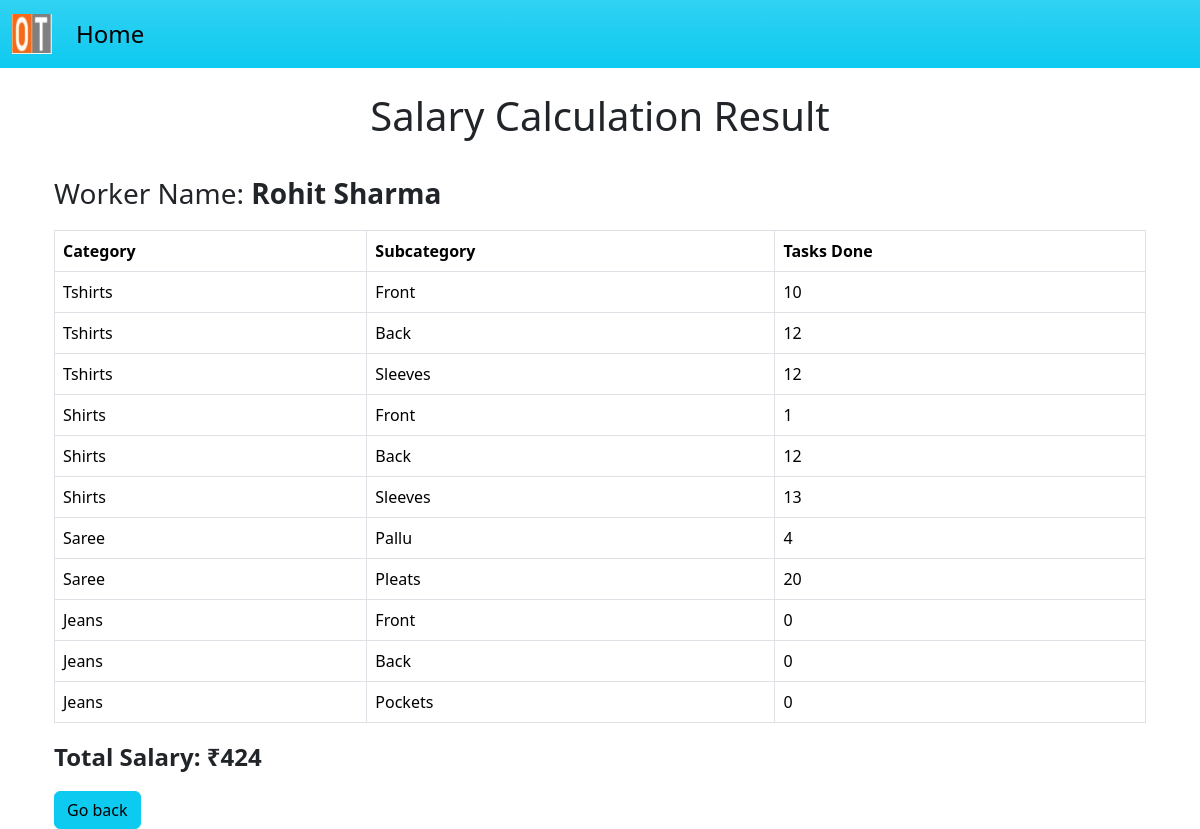
Page /result/5 on the committed database.
### app.py (models this page shows)
class Worker(db.Model):
    id = db.Column(db.Integer, primary_key=True)
    name = db.Column(db.String(100), nullable=False)
    tasks = db.relationship('Task', backref='worker', lazy=True)

class Task(db.Model):
    id = db.Column(db.Integer, primary_key=True)
    worker_id = db.Column(db.Integer, db.ForeignKey('worker.id'), nullable=False)
    category = db.Column(db.String(50), nullable=False)
    subcategory = db.Column(db.String(50), nullable=False)
    tasks_done = db.Column(db.Integer, nullable=False)

### app.py (the view)
@app.route('/result/<int:worker_id>')
def result(worker_id):
    worker = Worker.query.get(worker_id)
    tasks_data = Task.query.filter_by(worker_id=worker.id).all()
    total_salary = calculate_total_salary(tasks_data)
    return render_template('result.html', worker=worker, tasks_data=tasks_data, total_salary=total_salary)

### app.py (called while the page is built)
def calculate_total_salary(tasks_data):
    total_salary = 0
    for task in tasks_data:
        price = prices[task.category][task.subcategory]
        total_salary += task.tasks_done * price
    return total_salary

### templates/result.html (shortened to what this page needs)
{% extends 'base.html' %}
{% block content %}
<body>
    <div class="container mt-4">
        <h1 class="text-center">Salary Calculation Result</h1>
        <br>
        <p class="fs-3">Worker Name: <b>{{ worker.name }}</b></p>
        <table class="table table-bordered">
            <thead>
                <tr>
                    <th>Category</th>
                    <th>Subcategory</th>
                    <th>Tasks Done</th>
                </tr>
            </thead>
            <tbody>
                {% for task in tasks_data %}
                    <tr>
                        <td>{{ task.category }}</td>
                        <td>{{ task.subcategory }}</td>
                        <td>{{ task.tasks_done }}</td>
                    </tr>
                {% endfor %}
            </tbody>
        </table>
        <p class="fs-4 fw-bold">Total Salary: <span>&#8377;</span>{{ total_salary }}</p>
        <a href="{{ url_for('salary_calculator') }}" class="btn btn-info">Go back</a>
    </div>
{% endblock %}

### rows in the picture
Worker: name "Rohit Sharma"
Task: category "Tshirts", subcategory "Front", tasks_done "10"
Task: category "Tshirts", subcategory "Back", tasks_done "12"
Task: category "Tshirts", subcategory "Sleeves", tasks_done "12"
Task: category "Shirts", subcategory "Front", tasks_done "1"
Task: category "Shirts", subcategory "Back", tasks_done "12"
Task: category "Shirts", subcategory "Sleeves", tasks_done "13"
Task: category "Saree", subcategory "Pallu", tasks_done "4"
Task: category "Saree", subcategory "Pleats", tasks_done "20"
Task: category "Jeans", subcategory "Front", tasks_done "0"
Task: category "Jeans", subcategory "Back", tasks_done "0"
Task: category "Jeans", subcategory "Pockets", tasks_done "0"

### other values in the picture
{{ total_salary }} "424"
